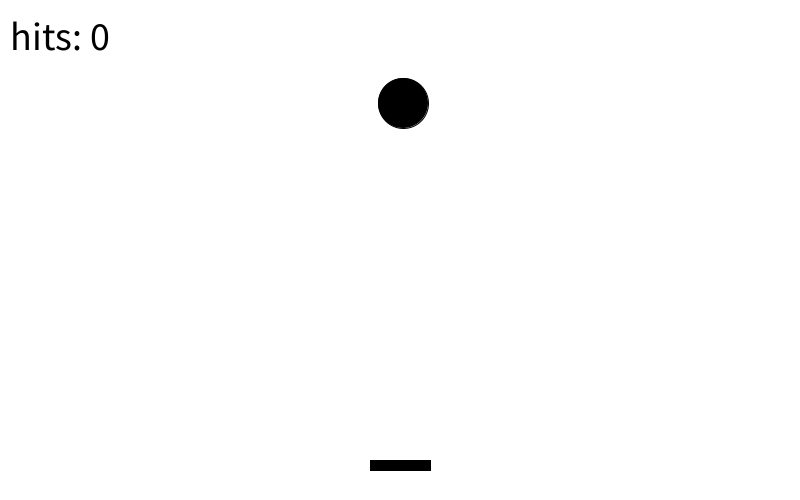
Frame 1 (no input)
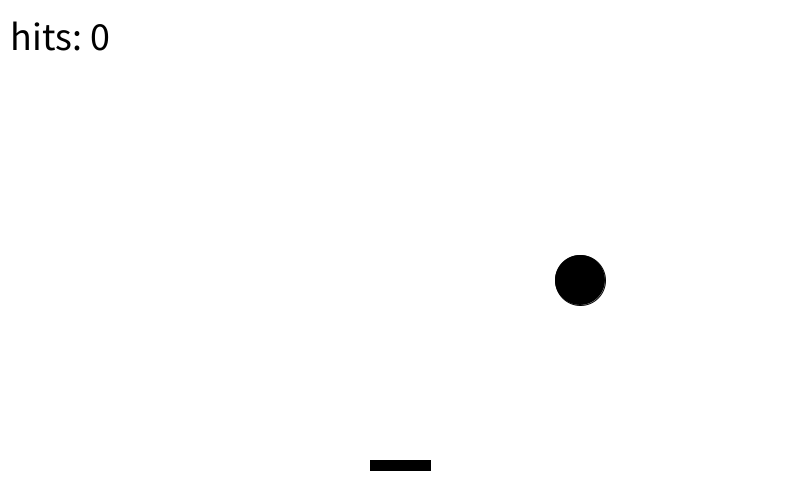
Frame 60 (the mouse pressed at the canvas centre just before this capture)
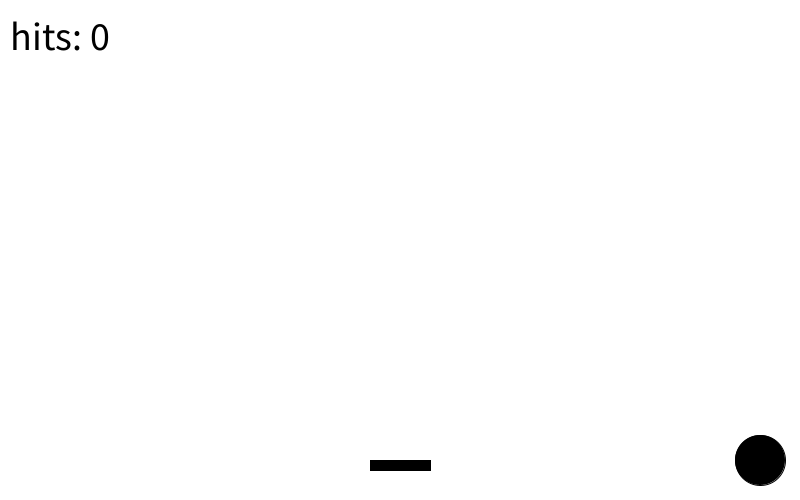
Frame 120 (the mouse held since frame 60 and released just before this capture)

The Processing sketch that drew these frames (run headless with seeded random() and noise(); from frame 60 on, the mouse is pressed at the canvas centre):

// Processing sketch: pong
// ── pong.pde
// ball
int xBall;
int yBall;
int xSpeed;
int ySpeed;

// position of paddles
int xPaddle;
int yPaddle;

// use to prevent paddles going off screen
boolean left_OK;
boolean right_OK;

// scrores
int bounceCount;

// everything in here happens once at runtime
void setup(){
  
  size(800,500);
  background(255);
  
  bounceCount = 0;
  
  // set ball position
  xBall = width/2;
  yBall = 100;
  
  // set paddle position
  // 30 pixels from bottom and centre horizontally
  xPaddle = width/2-30;  
  yPaddle = height-40;  

  // set paddle boundaries
  left_OK = true;
  right_OK = true;
  
  // ball movement
  xSpeed = 3;
  ySpeed = 3;
  
 
}

// everything in here happens whenever the screen is 
// updated by the operating system
void draw(){
 
 // include in draw function cover up old rect when moved
 background(255);
 smooth();
 
 // draw ball
 fill(0);
 xBall = xBall + xSpeed;
 yBall = yBall + ySpeed;
 ellipse(xBall, yBall, 50, 50);
 
 // draw paddle
 rect(xPaddle, yPaddle, 60, 10);
 
 screenBoundaryPaddle();
 screenBoundaryBall();  
 movePaddle();
 paddleBounce();
 resetScreenBoundary();
 
 textSize(40);
 text("hits: "+bounceCount, 10, 50);

}


// does not let paddle move off the screen
// holds it as left and right boundaries
void screenBoundaryPaddle(){
 if(keyPressed){
  if(keyCode == LEFT && xPaddle > 0){
    xPaddle = xPaddle - 5;
  }
  if(xPaddle <= 0)
  {
    left_OK = false;
  }
  if(keyCode == RIGHT && xPaddle+60 < width){
    xPaddle = xPaddle + 5;
  } 
  if(xPaddle+60 >= width){
    right_OK = false;
  }
 }  
}


// check if the ball goes outside the screen boundary
// bounce back into play unless out the bottom of screen
void screenBoundaryBall(){
 if (yBall-25<=0){          
   ySpeed =- ySpeed;  // reset to zero when ball hits top
 }
 if (xBall-25<=0){          
   xSpeed =- xSpeed;  // reset to zero when ball hits left
 } 
 if (xBall+25>=width){          
   xSpeed =- xSpeed;  // reset to zero when ball hits right
 } 
 if (yBall+25>=height){
   // remove a life
 }
}


// move the paddle left and right
void movePaddle(){
 if(keyPressed){
  if(keyCode == LEFT && left_OK == true){
    xPaddle = xPaddle - 5;
  }
  if(keyCode == RIGHT && right_OK == true){
    xPaddle = xPaddle + 5;
  }
 }   
}



 // check if the ball is in range, bounce off paddle// bounce off paddle
 // below paddle and within x co-ordinate range
void paddleBounce(){
 if (yBall+25 >= yPaddle && (xBall >= xPaddle && xBall <= xPaddle+60)){
  ySpeed =- ySpeed;
  bounceCount = bounceCount + 1;
 } 
}


// reset screen boundary for next draw execute
void resetScreenBoundary(){
 left_OK = true;
 right_OK = true; 
}
